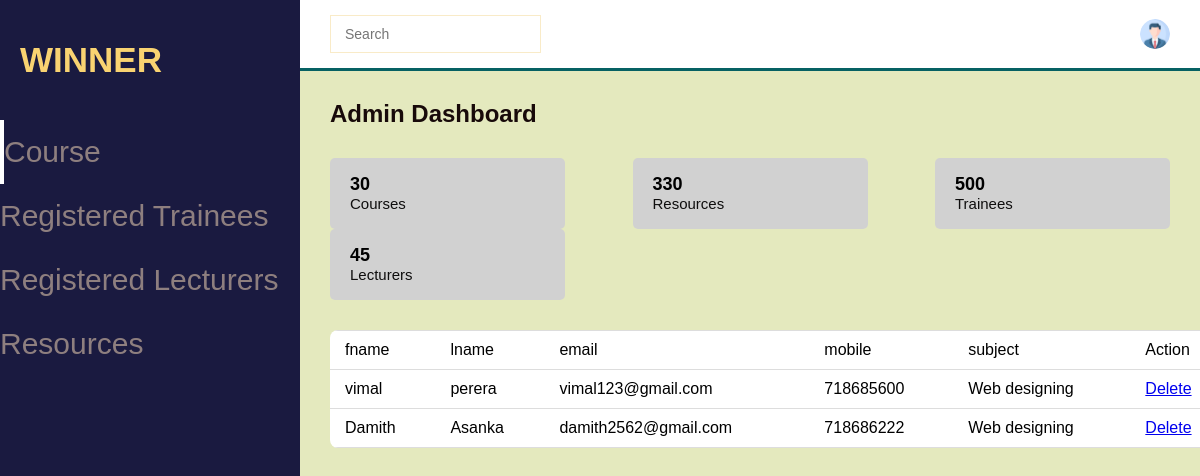
/PHP/adminlec.php, run on the app's committed database.
### tables this page shows
CREATE TABLE `lecturers` (
  `id` int(10) NOT NULL,
  `fname` varchar(100) NOT NULL,
  `lname` varchar(100) NOT NULL,
  `email` varchar(200) NOT NULL,
  `mobile` int(10) NOT NULL,
  `subject` varchar(100) NOT NULL,
  `service` varchar(200) NOT NULL,
  `password` varchar(225) NOT NULL
);

### PHP/adminlec.php (the view, shortened to what this page needs)
<!DOCTYPE html>
<html lang="en" dir="ltr">
<head>
  <link rel="stylesheet" href="../css/adminlec.css">
</head>
<body>
  <section id="menu">
    <div class="logo">
      <h2>WINNER</h2>
    </div>
    <div class="items">
      <li><a href="admincou.php">Course</a></li>
      <li><a href="admintrai.php">Registered Trainees</a></li>
      <li><a href="#">Registered Lecturers</a></li>
      <li><a href="adminreso.php">Resources</a></li>
    </div>
  </section>
  <section id="interface">
    <div class="navi">
      <div class="n1">
        <div class="search">
          <input type="text" placeholder="Search">
        </div>
      </div>
      <div class="profile">
        <img src="../image/profile.png" alt="prfile">
      </div>
    </div>
    <h3 class="i-name">
      Admin Dashboard
    </h3>
    <div class="values">
      <div class="val-box">
        <div>
          <h3>30</h3>
          <span>Courses</span>
        </div>
      </div>
      <div class="val-box">
        <div>
          <h3>330</h3>
          <span>Resources</span>
        </div>
      </div>
      <div class="val-box">
        <div>
          <h3>500</h3>
          <span>Trainees</span>
        </div>
      </div>
      <div class="val-box">
        <div>
          <h3>45</h3>
          <span>Lecturers</span>
        </div>
      </div>
    </div>
    <div class="board">
      <table width="100%">
        <th>
          <tr>
            <td>fname</td>
            <td>lname</td>
            <td>email</td>
            <td>mobile</td>
            <td>subject</td>
            <td>Action</td>
          </tr>
        </th>
        <tbody>
             <?php
                   include_once ("dbh.inc.php");
                 $sql = "SELECT id,fname,lname,email,mobile,subject FROM lecturers ORDER BY id DESC";
                 $result = mysqli_query($conn,$sql);
                 if($result -> num_rows>0)
                 {
                   while($row = $result -> fetch_assoc())
                   {
                     echo "<tr>";
                     echo "<td>".$row['fname']."</td>";
                     echo "<td>".$row['lname']."</td>";
                     echo "<td>".$row['email']."</td>";
                     echo "<td>".$row['mobile']."</td>";
                     echo "<td>".$row['subject']."</td>";
                     echo "<td>  <a href = 'deletel.inc.php?id={$row['id']}'>Delete</a></td>";
                     echo "</tr>";
                   }
                 }
              ?>
        </tbody>
      </table>
    </div>
  </section>
</body>
</html>

### css/adminlec.css (style rules this page uses)
* { margin: 0; padding: 0; box-sizing: border-box; font-family: 'Poppins',sans-serif; }
body { width: 100%; background:#E4E9BE; position:relative; display: flex; }
#menu { background: #1A1A40; width: 300px; height: 100%; position: fixed; top: 0; left: 0; }
.logo { display: flex; align-items: center; color: #F9D371; padding: 30px 0 0; }
.logo h2 { color: #F9D371; font-size: 35px; font-family: Arial; padding-left: 20px; float: left; padding-top: 10px; }
.items { margin-top: 40px; }
.items li { list-style: none; padding: 15px 0; transition: 0.3 ease; }
.items li:nth-child(1) { border-left: 4px solid #fff; }
.items li a { text-decoration: none; color: #8E7F7F; font-weight: 300px; font-size: 30px; transition: 0.3 ease; }
#interface { width: calc(100% - 300px); margin-left: 300px; position: relative; }
.navi { display: flex; align-items: center; justify-content: space-between; background: #fff; padding: 15px 30px; border-bottom: 3px solid #066163; position:fixed; width: calc(100% - 300px); }
.search { display: flex; justify-content: flex-start; align-items: center; padding: 10px 14px; border: 1px solid #F9EBC8; }
.search input { border: none; outline: none; font-size: 14px; }
.profile { display: flex; justify-content: flex-start; align-items: center; }
.profile img { width: 30px; height: 30px; object-fit: cover; border-radius: 50%; }
.i-name { color: #180A0A; padding: 30px 30px 0 30px; font-size: 24px; font-weight: 700; margin-top: 70px; }
.values { padding: 30px 30px 0 30px; display: flex; justify-content: space-between; align-items: center; flex-wrap:wrap; }
.val-box { background: #D1D1D1; width: 235px; padding: 16px 20px; border-radius: 5px; display: flex; justify-content: flex-start; align-items: center; }
.val-box h3 { font-size: 18px; font-weight: 600; }
.val-box span { font-size: 15px; color: #0F0E0E; }
.board { width: 100%; margin: 30px 0 30px 30px; overflow: auto; background: #fff; border-radius: 8px; }
table { border-collapse: collapse; }
tr { border-bottom: 1px solid #DDDDDD; }
tbody tr td { padding: 10px 15px; }

### data on the page
lecturers: fname "vimal", lname "perera", email "vimal123@gmail.com", mobile "718685600", subject "Web designing"
lecturers: fname "Damith", lname "Asanka", email "damith2562@gmail.com", mobile "718686222", subject "Web designing"
